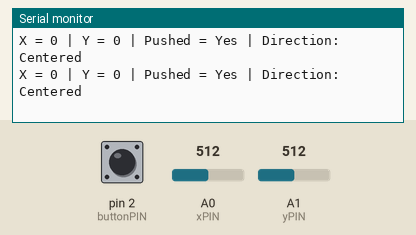
This sketch was run on a simulated Arduino Uno, built with avr-gcc and run on an emulated ATmega328P. Shown: the last lines printed to the serial monitor. The inputs (shaded band) are chosen by the test bench; at power-on: A0 (xPIN) = 512, pin 2 (buttonPIN) LOW, A1 (yPIN) = 512.

Above: at 1.2 s.
1.3 s: A0 (xPIN) set to 659
At 2.3 s:
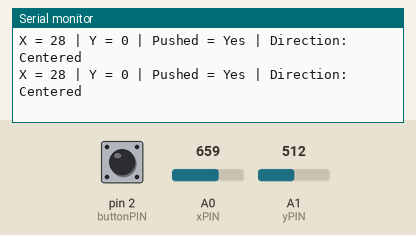
2.8 s: A0 (xPIN) set to 684
At 3.6 s:
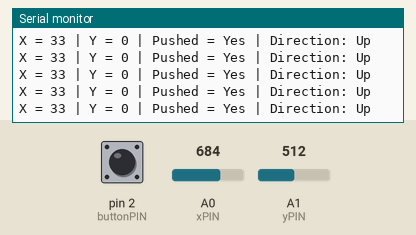

The sketch:

Analog_Joystick_Demo.ino
```cpp
#define buttonPIN 2 //Pins the x and y of analog joystick is connected to.
#define xPIN A0
#define yPIN A1

int raw_x = 0;
int raw_y = 0;
int x = 0;
int y = 0;

bool push = false;

int direction = 0;

void setup() {
  // put your setup code here, to run once:
  Serial.begin(500000); //Fast baud rate so long prints work nicely
  pinMode(buttonPIN, INPUT);
}

void loop() {
  // put your main code here, to run repeatedly:
  raw_x = analogRead(xPIN);
  raw_y = analogRead(yPIN);

  if (digitalRead(buttonPIN) == HIGH) {push = false;}
  else {push = true;} //Button pulls pin low when pressed, active low logic

  x = map(raw_x, 0, 1023, -100, 100);
  y = map(raw_y, 0, 1023, -100, 100);

  printValues();

  delay(10);
}

void printValues() {
  Serial.print("X = ");
  Serial.print(x);
  Serial.print(" | ");
  Serial.print("Y = ");
  Serial.print(y);
  Serial.print(" | Pushed = ");

  if (push == true) {Serial.print("Yes");}
  else {Serial.print("No");}

  Serial.print(" | Direction: ");

  if (abs(x) < 30 && abs(y) < 30) { //Maths work to calculate direction
    direction = 0; // center
  }
  else if (x < -30) {
    direction = 1; // left
  }
  else if (x > 30) {
    direction = 2; // right
  }
  else if (y > 30) {
    direction = 3; // up
  }
  else if (y < -30) {
    direction = 4; // down
  }

  if (direction == 2) {Serial.println("Up");}
  else if (direction == 1) {Serial.println("Down");}
  else if (direction == 3) {Serial.println("Left");}
  else if (direction == 4) {Serial.println("Right");}
  else if (direction == 0) {Serial.println("Centered");}
  else {Serial.print("Error");}
}
```

Measured:
- the behaviour switches between 670 and 671 on A0 (xPIN) (found by bisection; images 1 and 2)
- after the input at 1.3 s, the serial monitor: prints a new line at once (image 1)
- after the input at 2.8 s, the serial monitor: prints a new line at once (image 2)
